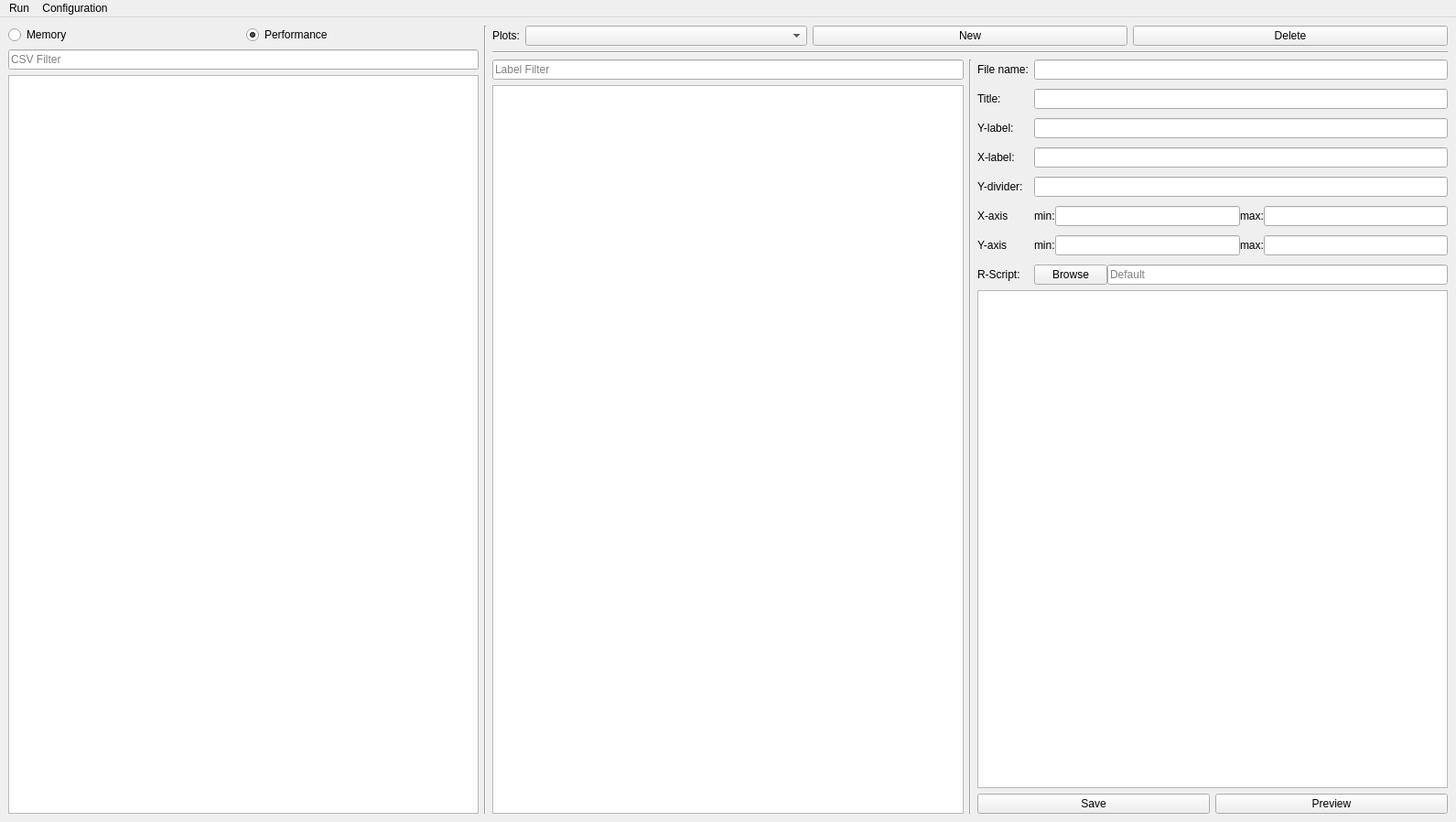
<?xml version="1.0" encoding="UTF-8"?>
<ui version="4.0">
 <class>MainWindow</class>
 <widget class="QMainWindow" name="MainWindow">
  <property name="geometry">
   <rect>
    <x>0</x>
    <y>0</y>
    <width>1591</width>
    <height>898</height>
   </rect>
  </property>
  <property name="windowTitle">
   <string>MainWindow</string>
  </property>
  <property name="windowIcon">
   <iconset resource="resource_file.qrc">
    <normaloff>:/Images/caf-logo</normaloff>:/Images/caf-logo</iconset>
  </property>
  <widget class="QWidget" name="centralwidget">
   <layout class="QGridLayout" name="gridLayout">
    <item row="2" column="2">
     <layout class="QVBoxLayout" name="verticalLayout_label">
      <item>
       <widget class="QLineEdit" name="edit_label_filter">
        <property name="placeholderText">
         <string>Label Filter</string>
        </property>
       </widget>
      </item>
      <item>
       <widget class="QListWidget" name="lst_label"/>
      </item>
     </layout>
    </item>
    <item row="0" column="2" colspan="3">
     <layout class="QHBoxLayout" name="horizontalLayout_Plots">
      <item>
       <layout class="QFormLayout" name="formLayout_2">
        <item row="0" column="0">
         <widget class="QLabel" name="label_5">
          <property name="enabled">
           <bool>true</bool>
          </property>
          <property name="text">
           <string>Plots:</string>
          </property>
         </widget>
        </item>
        <item row="0" column="1">
         <widget class="QComboBox" name="cbox_plots"/>
        </item>
       </layout>
      </item>
      <item>
       <widget class="QPushButton" name="btn_new_plot">
        <property name="text">
         <string>New</string>
        </property>
       </widget>
      </item>
      <item>
       <widget class="QPushButton" name="btn_delete_plot">
        <property name="text">
         <string>Delete</string>
        </property>
       </widget>
      </item>
     </layout>
    </item>
    <item row="0" column="0" rowspan="3">
     <layout class="QVBoxLayout" name="verticalLayout_csv">
      <item>
       <layout class="QHBoxLayout" name="horizontalLayout">
        <item>
         <widget class="QRadioButton" name="radiobtn_memory">
          <property name="text">
           <string>Memory</string>
          </property>
         </widget>
        </item>
        <item>
         <widget class="QRadioButton" name="radiobtn_performance">
          <property name="text">
           <string>Performance</string>
          </property>
          <property name="checked">
           <bool>true</bool>
          </property>
         </widget>
        </item>
       </layout>
      </item>
      <item>
       <widget class="QLineEdit" name="edit_csv_filter">
        <property name="placeholderText">
         <string>CSV Filter</string>
        </property>
       </widget>
      </item>
      <item>
       <widget class="QListWidget" name="lst_csv">
        <property name="selectionMode">
         <enum>QAbstractItemView::SingleSelection</enum>
        </property>
       </widget>
      </item>
     </layout>
    </item>
    <item row="1" column="2" colspan="3">
     <widget class="Line" name="line">
      <property name="orientation">
       <enum>Qt::Horizontal</enum>
      </property>
     </widget>
    </item>
    <item row="0" column="1" rowspan="3">
     <widget class="Line" name="line_2">
      <property name="orientation">
       <enum>Qt::Vertical</enum>
      </property>
     </widget>
    </item>
    <item row="2" column="3">
     <widget class="Line" name="line_3">
      <property name="orientation">
       <enum>Qt::Vertical</enum>
      </property>
     </widget>
    </item>
    <item row="2" column="4">
     <layout class="QVBoxLayout" name="verticalLayout_details">
      <item>
       <layout class="QFormLayout" name="formLayout">
        <property name="fieldGrowthPolicy">
         <enum>QFormLayout::AllNonFixedFieldsGrow</enum>
        </property>
        <property name="rowWrapPolicy">
         <enum>QFormLayout::DontWrapRows</enum>
        </property>
        <property name="labelAlignment">
         <set>Qt::AlignBottom|Qt::AlignLeading|Qt::AlignLeft</set>
        </property>
        <property name="verticalSpacing">
         <number>10</number>
        </property>
        <item row="0" column="0">
         <widget class="QLabel" name="label">
          <property name="text">
           <string>File name:</string>
          </property>
         </widget>
        </item>
        <item row="0" column="1">
         <widget class="QLineEdit" name="edit_filename"/>
        </item>
        <item row="1" column="0">
         <widget class="QLabel" name="label_2">
          <property name="text">
           <string>Title:</string>
          </property>
         </widget>
        </item>
        <item row="1" column="1">
         <widget class="QLineEdit" name="edit_title"/>
        </item>
        <item row="2" column="0">
         <widget class="QLabel" name="label_3">
          <property name="text">
           <string>Y-label:</string>
          </property>
         </widget>
        </item>
        <item row="2" column="1">
         <widget class="QLineEdit" name="edit_ylabel"/>
        </item>
        <item row="3" column="0">
         <widget class="QLabel" name="label_4">
          <property name="text">
           <string>X-label:</string>
          </property>
         </widget>
        </item>
        <item row="3" column="1">
         <widget class="QLineEdit" name="edit_xlabel"/>
        </item>
        <item row="4" column="0">
         <widget class="QLabel" name="label_6">
          <property name="text">
           <string>Y-divider:</string>
          </property>
         </widget>
        </item>
        <item row="4" column="1">
         <widget class="QLineEdit" name="edit_ydivider"/>
        </item>
        <item row="5" column="0">
         <widget class="QLabel" name="label_7">
          <property name="text">
           <string>X-axis</string>
          </property>
         </widget>
        </item>
        <item row="5" column="1">
         <layout class="QHBoxLayout" name="horizontalLayout_6">
          <item>
           <widget class="QLabel" name="label_8">
            <property name="text">
             <string>min:</string>
            </property>
           </widget>
          </item>
          <item>
           <widget class="QLineEdit" name="edit_xmin"/>
          </item>
          <item>
           <widget class="QLabel" name="label_9">
            <property name="text">
             <string>max:</string>
            </property>
           </widget>
          </item>
          <item>
           <widget class="QLineEdit" name="edit_xmax"/>
          </item>
         </layout>
        </item>
        <item row="6" column="0">
         <widget class="QLabel" name="label_10">
          <property name="text">
           <string>Y-axis</string>
          </property>
         </widget>
        </item>
        <item row="6" column="1">
         <layout class="QHBoxLayout" name="horizontalLayout_7">
          <item>
           <widget class="QLabel" name="label_11">
            <property name="text">
             <string>min:</string>
            </property>
           </widget>
          </item>
          <item>
           <widget class="QLineEdit" name="edit_ymin"/>
          </item>
          <item>
           <widget class="QLabel" name="label_12">
            <property name="text">
             <string>max:</string>
            </property>
           </widget>
          </item>
          <item>
           <widget class="QLineEdit" name="edit_ymax"/>
          </item>
         </layout>
        </item>
        <item row="7" column="0">
         <widget class="QLabel" name="label_13">
          <property name="text">
           <string>R-Script:</string>
          </property>
         </widget>
        </item>
        <item row="7" column="1">
         <layout class="QHBoxLayout" name="horizontalLayout_2">
          <item>
           <widget class="QPushButton" name="btn_r_script_browse">
            <property name="text">
             <string>Browse</string>
            </property>
           </widget>
          </item>
          <item>
           <widget class="QLineEdit" name="edit_r_script_file">
            <property name="text">
             <string/>
            </property>
            <property name="placeholderText">
             <string>Default</string>
            </property>
           </widget>
          </item>
         </layout>
        </item>
       </layout>
      </item>
      <item>
       <widget class="QTableWidget" name="table_tlabel"/>
      </item>
      <item>
       <layout class="QHBoxLayout" name="horizontalLayout_3">
        <item>
         <widget class="QPushButton" name="bnt_save_plot">
          <property name="text">
           <string>Save</string>
          </property>
         </widget>
        </item>
        <item>
         <widget class="QPushButton" name="btn_preview_plot">
          <property name="text">
           <string>Preview</string>
          </property>
         </widget>
        </item>
       </layout>
      </item>
     </layout>
    </item>
   </layout>
  </widget>
  <widget class="QMenuBar" name="menubar">
   <property name="geometry">
    <rect>
     <x>0</x>
     <y>0</y>
     <width>1591</width>
     <height>25</height>
    </rect>
   </property>
   <widget class="QMenu" name="menuPlot_all">
    <property name="title">
     <string>Run</string>
    </property>
    <addaction name="action_plot_all"/>
    <addaction name="action_preview"/>
    <addaction name="action_create_plot_script"/>
   </widget>
   <widget class="QMenu" name="menuConfiguration">
    <property name="title">
     <string>Configuration</string>
    </property>
    <addaction name="action_save_and_print_config"/>
    <addaction name="action_set_plot_script"/>
    <addaction name="action_set_pdf_program"/>
    <addaction name="action_add_csv_file"/>
    <addaction name="action_add_csv_folder"/>
   </widget>
   <addaction name="menuPlot_all"/>
   <addaction name="menuConfiguration"/>
  </widget>
  <action name="action_plot_all">
   <property name="icon">
    <iconset>
     <normaloff>:/Images/caf-logo.png</normaloff>:/Images/caf-logo.png</iconset>
   </property>
   <property name="text">
    <string>Plot all</string>
   </property>
  </action>
  <action name="action_preview">
   <property name="text">
    <string>Preview</string>
   </property>
  </action>
  <action name="action_set_plot_script">
   <property name="text">
    <string>Set plot-script</string>
   </property>
  </action>
  <action name="action_add_csv_file">
   <property name="text">
    <string>Add CSV file</string>
   </property>
  </action>
  <action name="action_set_pdf_program">
   <property name="text">
    <string>Set pdf program</string>
   </property>
  </action>
  <action name="action_save_and_print_config">
   <property name="text">
    <string>Save and print config</string>
   </property>
  </action>
  <action name="action_create_plot_script">
   <property name="text">
    <string>Create plot script</string>
   </property>
  </action>
  <action name="action_add_csv_folder">
   <property name="text">
    <string>Add CSV folder</string>
   </property>
  </action>
 </widget>
 <resources>
  <include location="resource_file.qrc"/>
 </resources>
 <connections/>
</ui>
